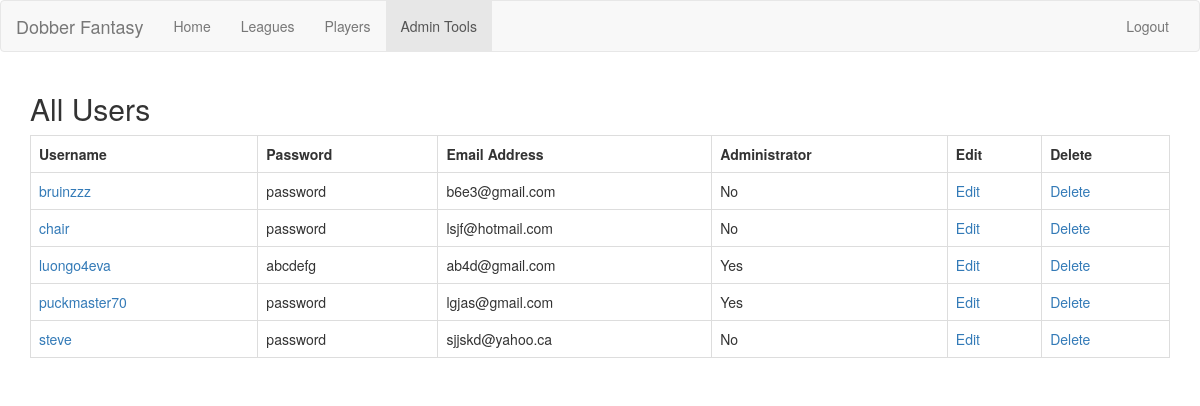
Screenshot of /web/viewUsers.php (signed in) with the database file from the repository.
### tables this page shows
CREATE TABLE users (
 username varchar(30) NOT NULL UNIQUE,
 password varchar(30) NOT NULL,
 email varchar(30) NOT NULL UNIQUE,
 is_admin boolean,
 PRIMARY KEY (username)
);

### library/user.php (called while the page is built, shortened)
<?php
class user {
	static function getUsers() {
		$con = conn::getDB();
		$users = mysqli_query($con, "SELECT * FROM users");
		return $users;
	}
}

### library/userVerification.php (called while the page is built, shortened)
<?php
function getUsername() {
    if (empty($_SESSION["username"])) {
	return false;
    } else {
	return $_SESSION["username"];
    }
}
function dieIfNotAdmin() {
    if (!userIsAdmin()) {
	header('Location: main.php', true, 303);
	die();
    }
}
function userIsAdmin() {
    if (!empty($_SESSION["isAdmin"])) {
	return $_SESSION["isAdmin"];
    } else {
	$con = mysqli_connect("localhost", "root", "");
	mysqli_set_charset($con, 'utf-8');
	mysqli_select_db($con, "dobber");
	$user = mysqli_query($con, "SELECT * FROM users where username=\"" . getUsername() . "\"");
	if ($user->num_rows < 1) {
	    return FALSE;
	} else {
	    if (mysqli_fetch_assoc($user)["is_admin"]) {
		return TRUE;
	    } else {
		return FALSE;
	    }
	}
    }
}

### web/viewUsers.php (the view, shortened to what this page needs)
<!DOCTYPE html>
<html>
	<?php
	require_once('../library/user.php');
	require_once('../library/userVerification.php');
	dieIfNotAdmin();
	?>
	<head>
		<link rel="stylesheet" type="text/css" href="bootstrap/css/bootstrap.min.css">
	</head>
	<body>
		<nav class="navbar navbar-default">
			<div class="container-fluid">
				<div class="navbar-header">
					<a class="navbar-brand">Dobber Fantasy</a>
				</div>
				<div id="navbar" class="navbar-collapse collapse">
					<ul class="nav navbar-nav">
						<li><a href="main.php">Home</a></li>
						<li><a href="viewLeagues.php">Leagues</a></li>
						<li><a href="viewPlayers.php">Players</a></li>
			<li class="active"><a href="admin.php">Admin Tools</a></li>
					</ul>
					<ul class="nav navbar-nav navbar-right">
			<li><a href="logout.php">Logout</a></li>
			</ul>
				</div>
			</div>
		</nav>
		<div class="container">
		<h2>All Users</h2>
			<table class="table table-bordered">
				<tr>
					<th>Username</th>
					<th>Password</th>
					<th>Email Address</th>
			<th>Administrator</th>
			<th>Edit</th>
			<th>Delete</th>
				</tr>
				<?php
				$users = user::getUsers();
				foreach($users as $user) {
					echo "<tr>"
					. "<td><a href=\"viewLeagues.php?username=" . $user["username"] . "\">" . $user["username"] . "</a></td>"
					. "<td>" . $user["password"] . "</td>"
					. "<td>" . $user["email"] . "</td>"
						. "<td>" . ($user["is_admin"] ? "Yes" : "No") . "</td>"
					. "<td><a href=\"\" onclick=startEdit(\"" . $user["username"] . "\",\"" . $user["password"] . "\",\""
						. $user["email"] . "\"," . $user["is_admin"] . ") data-toggle=\"modal\" data-target=\"#editModal\">Edit</a></td>"
						. "<td><a href=\"\" onclick=deleteUser(\"" . $user["username"] . "\")>Delete</a></td>"
						. "</tr>";
				}
				?>
			</table>
	</body>
</html>

### rows the page displays
users: username "bruinzzz", password "password", email "b6e3@gmail.com", is_admin "No"
users: username "chair", password "password", email "lsjf@hotmail.com", is_admin "No"
users: username "luongo4eva", password "abcdefg", email "ab4d@gmail.com", is_admin "Yes"
users: username "puckmaster70", password "password", email "lgjas@gmail.com", is_admin "Yes"
users: username "steve", password "password", email "sjjskd@yahoo.ca", is_admin "No"
